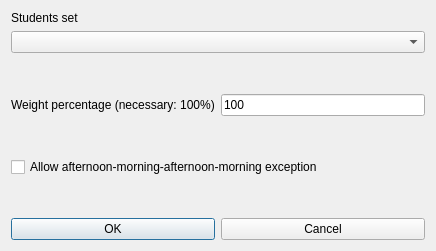
<?xml version="1.0" encoding="UTF-8"?>
<ui version="4.0">
 <class>ModifyConstraintStudentsSetMaxThreeConsecutiveDaysForm_template</class>
 <widget class="QDialog" name="ModifyConstraintStudentsSetMaxThreeConsecutiveDaysForm_template">
  <property name="geometry">
   <rect>
    <x>0</x>
    <y>0</y>
    <width>436</width>
    <height>251</height>
   </rect>
  </property>
  <property name="windowTitle">
   <string extracomment="This is the title of the dialog to modify a constraint of this type">Modify students set max three consecutive days</string>
  </property>
  <layout class="QVBoxLayout" name="verticalLayout_2">
   <item>
    <layout class="QVBoxLayout" name="verticalLayout">
     <item>
      <widget class="QLabel" name="studentsSetTextLabel">
       <property name="frameShape">
        <enum>QFrame::NoFrame</enum>
       </property>
       <property name="frameShadow">
        <enum>QFrame::Plain</enum>
       </property>
       <property name="text">
        <string>Students set</string>
       </property>
       <property name="wordWrap">
        <bool>false</bool>
       </property>
      </widget>
     </item>
     <item>
      <widget class="QComboBox" name="studentsComboBox">
       <property name="editable">
        <bool>false</bool>
       </property>
       <property name="insertPolicy">
        <enum>QComboBox::NoInsert</enum>
       </property>
       <property name="duplicatesEnabled">
        <bool>false</bool>
       </property>
      </widget>
     </item>
    </layout>
   </item>
   <item>
    <spacer name="verticalSpacer">
     <property name="orientation">
      <enum>Qt::Vertical</enum>
     </property>
     <property name="sizeHint" stdset="0">
      <size>
       <width>20</width>
       <height>38</height>
      </size>
     </property>
    </spacer>
   </item>
   <item>
    <layout class="QHBoxLayout" name="horizontalLayout_2">
     <item>
      <widget class="QLabel" name="weightTextLabel">
       <property name="frameShape">
        <enum>QFrame::NoFrame</enum>
       </property>
       <property name="frameShadow">
        <enum>QFrame::Plain</enum>
       </property>
       <property name="text">
        <string>Weight percentage (necessary: 100%)</string>
       </property>
       <property name="wordWrap">
        <bool>false</bool>
       </property>
      </widget>
     </item>
     <item>
      <widget class="QLineEdit" name="weightLineEdit">
       <property name="text">
        <string notr="true">100</string>
       </property>
      </widget>
     </item>
    </layout>
   </item>
   <item>
    <spacer name="verticalSpacer_2">
     <property name="orientation">
      <enum>Qt::Vertical</enum>
     </property>
     <property name="sizeHint" stdset="0">
      <size>
       <width>20</width>
       <height>39</height>
      </size>
     </property>
    </spacer>
   </item>
   <item>
    <layout class="QHBoxLayout" name="horizontalLayout_3">
     <item>
      <widget class="QCheckBox" name="allowAMAMExceptionCheckBox">
       <property name="text">
        <string>Allow afternoon-morning-afternoon-morning exception</string>
       </property>
      </widget>
     </item>
    </layout>
   </item>
   <item>
    <spacer name="verticalSpacer_3">
     <property name="orientation">
      <enum>Qt::Vertical</enum>
     </property>
     <property name="sizeHint" stdset="0">
      <size>
       <width>20</width>
       <height>38</height>
      </size>
     </property>
    </spacer>
   </item>
   <item>
    <layout class="QHBoxLayout" name="horizontalLayout">
     <item>
      <widget class="QPushButton" name="okPushButton">
       <property name="text">
        <string>OK</string>
       </property>
      </widget>
     </item>
     <item>
      <widget class="QPushButton" name="cancelPushButton">
       <property name="text">
        <string>Cancel</string>
       </property>
      </widget>
     </item>
    </layout>
   </item>
  </layout>
 </widget>
 <layoutdefault spacing="6" margin="11"/>
 <resources/>
 <connections/>
</ui>
